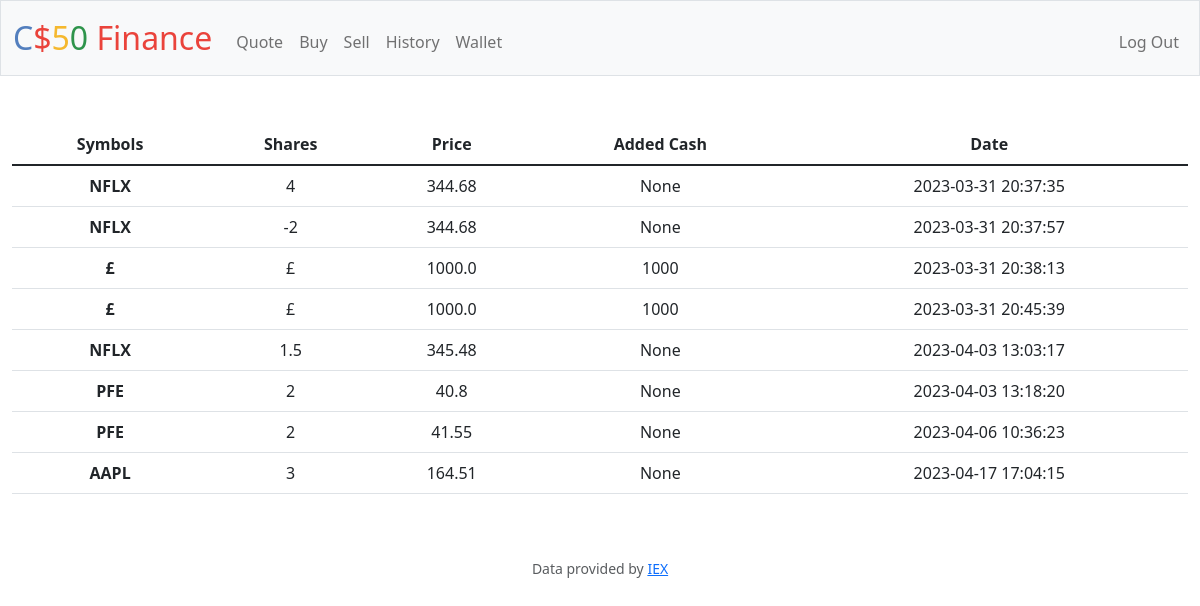
Screenshot of /history (signed in) with the database file from the repository.
### tables this page shows
CREATE TABLE 'transactions' ('id' INTEGER PRIMARY KEY AUTOINCREMENT NOT NULL, 'user_id' INTEGER, 'symbol' TEXT, 'shares' INTEGER, 'price' REAL, 'date' DATETIME, 'added_cash' INTEGER);

### app.py (the view)
@app.route("/history")
@login_required
def history():
    user_id = session["user_id"]
    transactions_db = db.execute("SELECT * FROM transactions WHERE user_id = ?", user_id)
    return render_template("history.html", database_his = transactions_db)

### app.py (called while the page is built)
@app.after_request
def after_request(response):
    response.headers["Cache-Control"] = "no-cache, no-store, must-revalidate"
    response.headers["Expires"] = 0
    response.headers["Pragma"] = "no-cache"
    return response

### helpers.py (called while the page is built)
def login_required(f):
    @wraps(f)
    def decorated_function(*args, **kwargs):
        if session.get("user_id") is None:
            return redirect("/login")
        return f(*args, **kwargs)
    return decorated_function

### templates/history.html (shortened to what this page needs)
{% extends "layout.html" %}
{% block main %}
<table class="table">
    <thead>
      <tr>
        <th scope="col">Symbols</th>
        <th scope="col">Shares</th>
        <th scope="col">Price</th>
        <th scope="col">Added Cash</th>
        <th scope="col">Date</th>
      </tr>
    </thead>
    <tbody>
        {% for row in database_his %}
      <tr>
        <th scope="row">{{ row["symbol"] }}</th>
        <td>{{ row["shares"] }}</td>
        <td>{{ row["price"] }}</td>
        <td>{{ row["added_cash"] }}</td>
        <td>{{ row["date"] }}</td>
      </tr>
        {% endfor %}
    </tbody>
</table>
{% endblock %}

### templates/layout.html (shortened to what this page needs)
<!DOCTYPE html>
<html lang="en">
    <head>
        <link href="https://cdn.jsdelivr.net/npm/bootstrap@5.1.3/dist/css/bootstrap.min.css" rel="stylesheet">
        <link href="/static/styles.css" rel="stylesheet">
        <link href="https://cdn.jsdelivr.net/npm/bootstrap@5.3.0-alpha2/dist/css/bootstrap.min.css" rel="stylesheet">
    </head>
    <body>
        <nav class="bg-light border navbar navbar-expand-md navbar-light">
            <div class="container-fluid">
                <a class="navbar-brand" href="/"><span class="blue">C</span><span class="red">$</span><span class="yellow">5</span><span class="green">0</span> <span class="red">Finance</span></a>
                <div class="collapse navbar-collapse" id="navbar">
                    {% if session["user_id"] %}
                        <ul class="navbar-nav me-auto mt-2">
                            <li class="nav-item"><a class="nav-link" href="/quote">Quote</a></li>
                            <li class="nav-item"><a class="nav-link" href="/buy">Buy</a></li>
                            <li class="nav-item"><a class="nav-link" href="/sell">Sell</a></li>
                            <li class="nav-item"><a class="nav-link" href="/history">History</a></li>
                            <li class="nav-item"><a class="nav-link" href="/wallet">Wallet</a></li>
                        </ul>
                        <ul class="navbar-nav ms-auto mt-2">
                            <li class="nav-item"><a class="nav-link" href="/logout">Log Out</a></li>
                        </ul>
                    {% else %}
                        <ul class="navbar-nav ms-auto mt-2">
                            <li class="nav-item"><a class="nav-link" href="/register">Register</a></li>
                            <li class="nav-item"><a class="nav-link" href="/login">Log In.</a></li>
                        </ul>
                    {% endif %}
                </div>
            </div>
        </nav>
        <main class="container-fluid py-5 text-center">
            {% block main %}{% endblock %}
        </main>
        <footer class="mb-5 small text-center text-muted">
            Data provided by <a href="https://iexcloud.io/">IEX</a>
        </footer>
    </body>
</html>

### static/styles.css (style rules this page uses)
nav .navbar-brand { font-size: xx-large; }
nav .navbar-brand .blue { color: #537fbe; }
nav .navbar-brand .red { color: #ea433b; }
nav .navbar-brand .yellow { color: #f5b82e; }
nav .navbar-brand .green { color: #2e944b; }

### rows the page displays
transactions: symbol "NFLX", shares "4", price "344.68", added_cash "None", date "2023-03-31 20:37:35"
transactions: symbol "NFLX", shares "-2", price "344.68", added_cash "None", date "2023-03-31 20:37:57"
transactions: symbol "£", shares "£", price "1000.0", added_cash "1000", date "2023-03-31 20:38:13"
transactions: symbol "£", shares "£", price "1000.0", added_cash "1000", date "2023-03-31 20:45:39"
transactions: symbol "NFLX", shares "1.5", price "345.48", added_cash "None", date "2023-04-03 13:03:17"
transactions: symbol "PFE", shares "2", price "40.8", added_cash "None", date "2023-04-03 13:18:20"
transactions: symbol "PFE", shares "2", price "41.55", added_cash "None", date "2023-04-06 10:36:23"
transactions: symbol "AAPL", shares "3", price "164.51", added_cash "None", date "2023-04-17 17:04:15"
